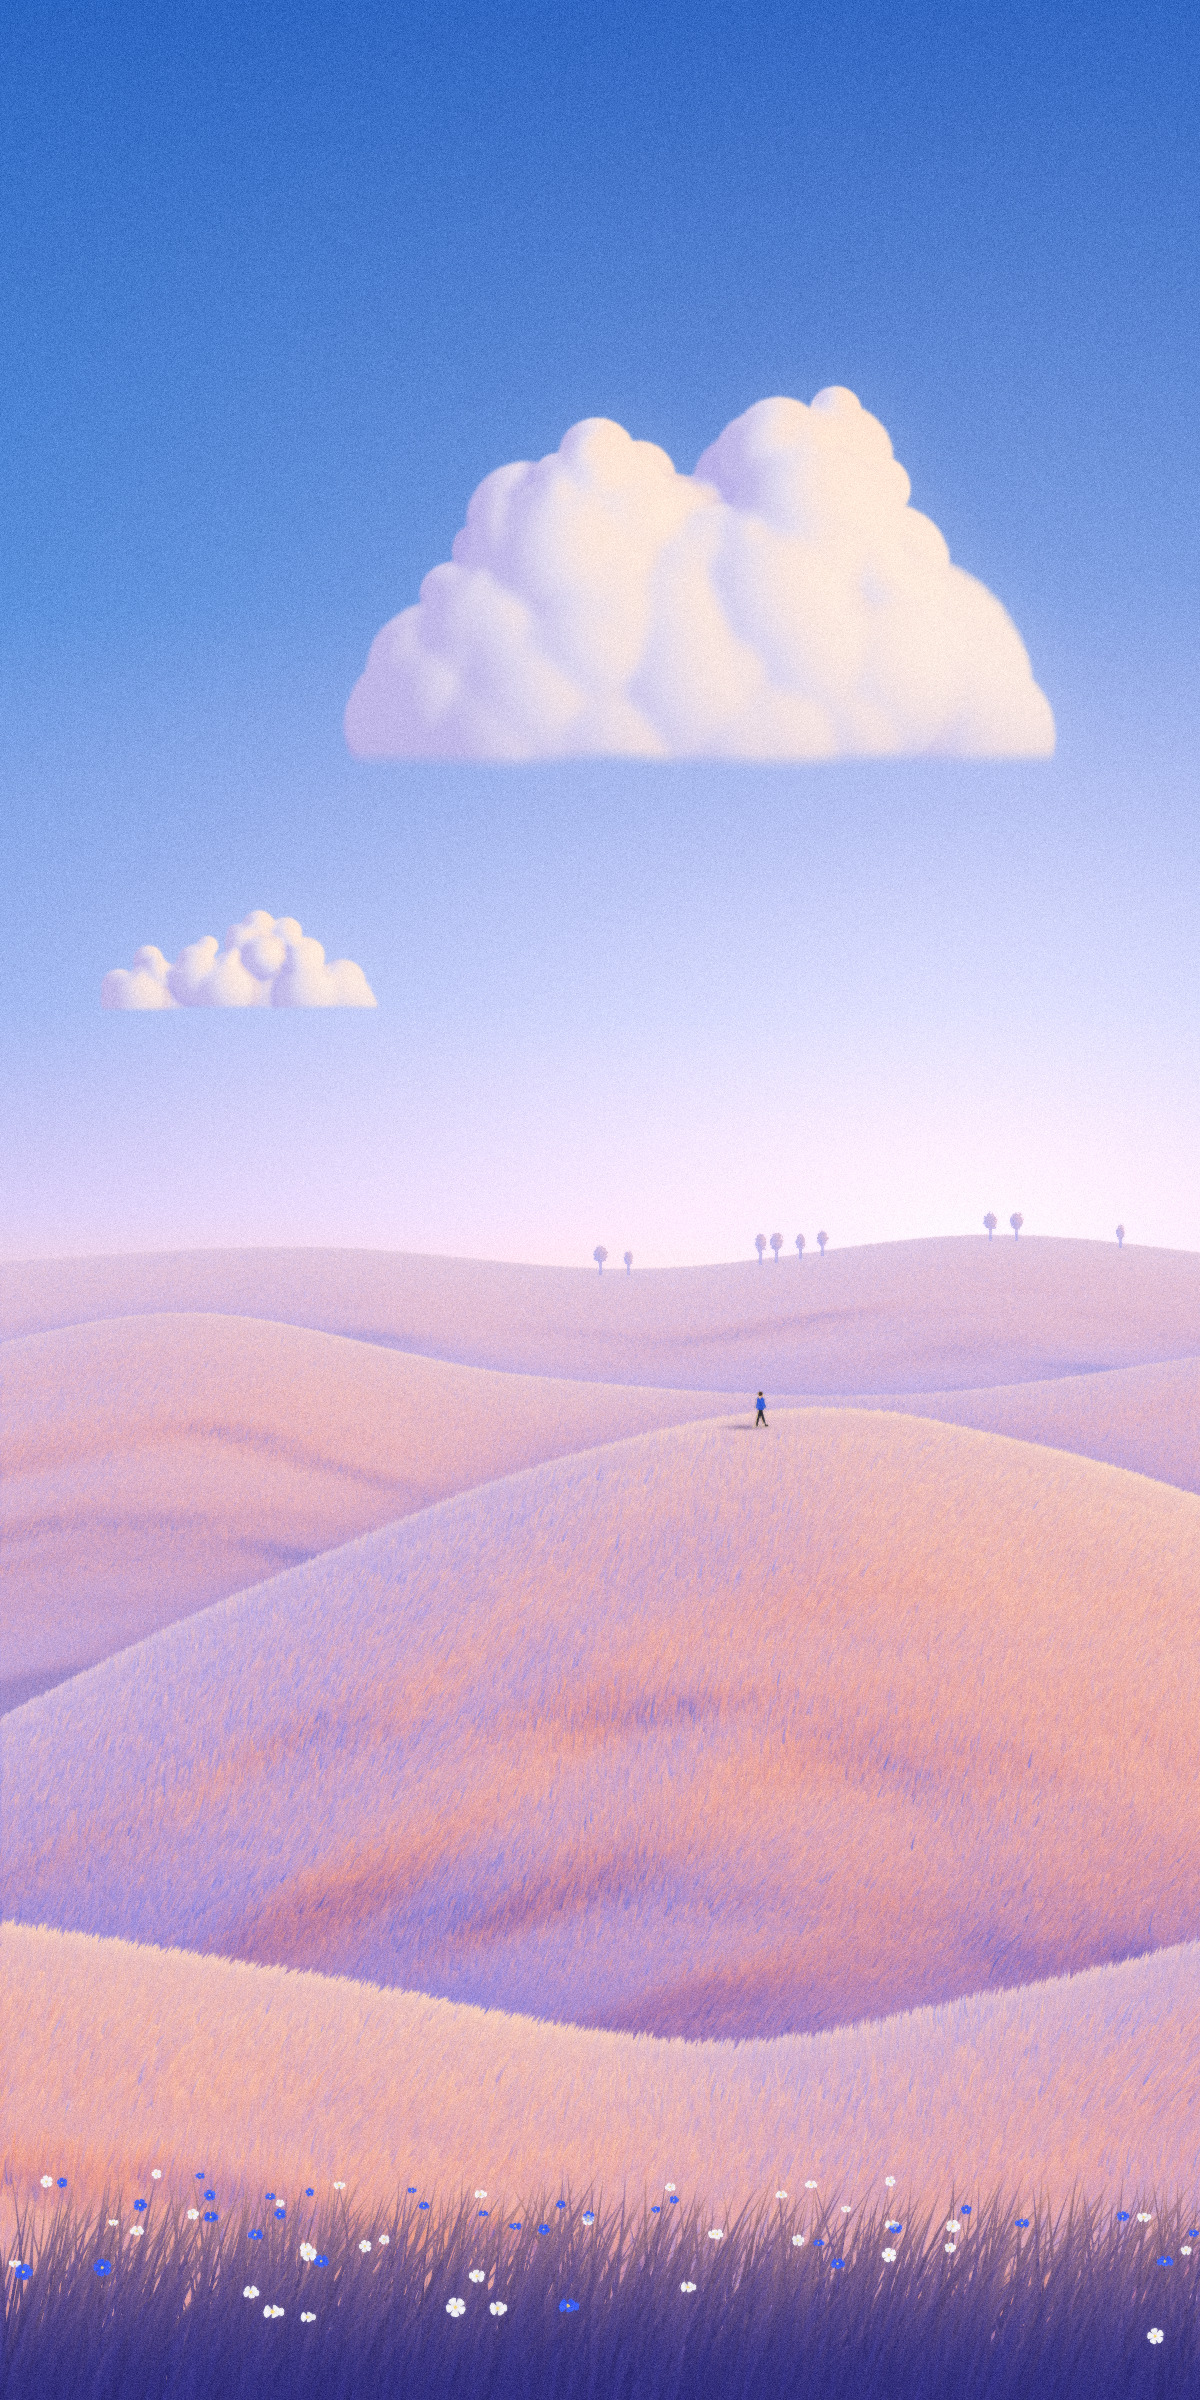

Recreate this plot in Python.
"""Example (dreamy hills): 走过草丘 · The Long Walk -- one person walking over giant furred hills, three times of day.

A tall (1:2) phone wallpaper of huge, soft, rolling hills covered in a velvety fur of fine grass strokes, each hill a
luminous colour field, a clean deep sky over half the frame, a band of tall grass and wildflowers along the bottom,
and one walker a few dozen pixels tall on a far crest.
  --preset dawn   lavender and apricot: a low sun behind the right-hand hills warms every crest it reaches and the
                  rest of the grass is lit lilac by the sky; a sculpted cumulus lit apricot on its sunward side, a
                  small one lower down, a line of little trees on the farthest ridge; white and blue flowers.
  --preset night  burnt orange under a deep blue night: the hills lit from the left by a light out of frame,
                  falling into blue shade on the other side; a milky way across the sky, a comet and a field of
                  stars; the walker carries a small lantern on the top of the tallest hill.
  --preset noon   saffron: glowing yellow swells under a pale blue noon sky with a low bank of cumulus; the walker
                  comes down a shoulder of the hill; blue cornflowers along the bottom.
--layout page (1200 x 2400, the wallpaper) or wide (1920 x 1080: the same picture laid out 16:9, for the draw-on
GIF and for video); --stages writes a snapshot after each step (the blank canvas, the sky, the clouds or the night
sky, every hill from the back -- the walker with his hill -- then the foreground in the final). No image model.
python3 dreamhills_long_walk.py [out.jpg] [--preset dawn|night|noon] [--layout page|wide] [--stages DIR]
"""
import os, sys, time
sys.path.insert(0, os.path.join(os.path.dirname(os.path.abspath(__file__)), '..', 'lib'))
import numpy as np
from dreamhills import DreamHills

# Every composition: palette and seed; sky stops, sun glow; clouds [(cx, base, w, h, seed, kwargs)] or the night sky;
# hills back to front [(ridge control points, hill kwargs)]; trees (hill index, xs, h); the walker (hill index, x,
# h, kwargs); the foreground band (top, kwargs).
DAWN_LIGHT = (0.75, 0.35, 0.5)
NOON_LIGHT = (0.35, 0.8, 0.45)
SCENES = {
    ('dawn', 'page'): dict(
        size=(1200, 2400), palette='lilac', seed=5,
        sky=dict(stops=[(0.0, '#2a66c4'), (0.25, '#4f8ddc'), (0.42, '#93b0ee'), (0.5, '#c8bff2'), (0.56, '#f4c6c0')],
                 sun_xy=(980, 1290), glow='#ffd2a8', glow_r=0.32, glow_strength=0.45),
        clouds=[(690, 760, 680, 400, 4, dict(light=DAWN_LIGHT, warm='#ffc6a0', warm_k=0.55)),
                (230, 1010, 280, 120, 9, dict(n=22, detail=16, towers=1, light=DAWN_LIGHT, warm='#ffc6a0', warm_k=0.5))],
        hills=[([(-60, 1268), (300, 1250), (640, 1272), (980, 1238), (1260, 1262)],
                dict(blade=3.5, foot=60, haze=0.5, swell_scale=(220, 30), rim=0.6)),
               ([(-60, 1360), (200, 1318), (520, 1380), (900, 1400), (1260, 1352)],
                dict(blade=5.5, foot=110, haze=0.28, swell_scale=(260, 50))),
               ([(-60, 1760), (250, 1600), (560, 1470), (820, 1420), (1050, 1460), (1260, 1530)],
                dict(blade=11, foot=300, haze=0.05, swell=0.55, swell_scale=(560, 120), rim=1.3)),
               ([(-60, 1930), (300, 1990), (700, 2060), (1000, 2010), (1260, 1940)],
                dict(blade=18, foot=260, swell=0.7, swell_scale=(420, 120)))],
        trees=(0, [600, 628, 760, 776, 800, 822, 990, 1016, 1120], 28, dict(haze=0.42)),
        walker=(2, 760, 34, dict(facing=1, grass='#e8c0b4')),
        foreground=(2190, dict(flowers=70))),
    ('night', 'page'): dict(
        size=(1200, 2400), palette='ember', seed=8, bloom=0.4,
        sky=dict(stops=[(0.0, '#040c2e'), (0.3, '#0a2160'), (0.55, '#163c86'), (0.62, '#2a5aa6')]),
        night=dict(stars=(4000, 0, 1500, (1100, 1450)), milky=((1180, 120), (80, 1380), 120, -120),
                   comet=(880, 820, -128, 380)),
        hills=[([(-60, 1420), (300, 1395), (640, 1430), (1000, 1380), (1260, 1400)],
                dict(blade=4, foot=70, haze=0.35, swell_scale=(240, 40), rim=0.6)),
               ([(-60, 1560), (260, 1470), (560, 1350), (760, 1320), (980, 1400), (1260, 1560)],
                dict(blade=10, foot=330, swell=0.35, swell_scale=(520, 120), rim=1.4)),
               ([(-60, 1820), (350, 1760), (800, 1850), (1260, 1720)],
                dict(blade=14, foot=260, swell=0.45, swell_scale=(480, 120), rim=1.2)),
               ([(-60, 2060), (400, 2010), (900, 2090), (1260, 2040)],
                dict(blade=18, foot=260, swell=0.45, swell_scale=(480, 120)))],
        walker=(1, 700, 34, dict(facing=-1, shirt='shirt_white', lamp='#ff9a30', grass='#d07a3a')),
        foreground=(2200, dict(flowers=40))),
    ('noon', 'page'): dict(
        size=(1200, 2400), palette='saffron', seed=12,
        sky=dict(stops=[(0.0, '#4f92ea'), (0.3, '#78aef4'), (0.5, '#a9cbf8'), (0.56, '#cfe0fa')]),
        clouds=[(930, 1170, 520, 260, 21, dict(light=NOON_LIGHT)),
                (1160, 1175, 300, 150, 22, dict(n=30, detail=30, towers=1, light=NOON_LIGHT)),
                (560, 1185, 260, 110, 23, dict(n=22, detail=16, towers=1, light=NOON_LIGHT))],
        hills=[([(-60, 1250), (400, 1232), (800, 1258), (1260, 1236)],
                dict(blade=3.5, foot=60, haze=0.45, swell_scale=(220, 30), rim=0.6)),
               ([(-60, 1400), (500, 1360), (900, 1300), (1260, 1330)],
                dict(blade=6, foot=110, haze=0.22, swell_scale=(300, 50))),
               ([(-60, 1240), (150, 1170), (380, 1160), (640, 1260), (950, 1420), (1260, 1500)],
                dict(blade=10, foot=320, haze=0.03, swell=0.5, swell_scale=(520, 120), rim=1.3)),
               ([(-60, 1820), (300, 1700), (700, 1600), (980, 1560), (1260, 1600)],
                dict(blade=13, foot=280, swell=0.5, swell_scale=(480, 120), rim=1.2)),
               ([(-60, 1990), (400, 2050), (800, 2000), (1260, 2060)],
                dict(blade=18, foot=260, swell=0.5, swell_scale=(480, 120)))],
        walker=(3, 900, 34, dict(facing=-1, grass='#ffc840')),
        foreground=(2150, dict(flowers=150, flower_colours=['cornflower_blue', 'cornflower_blue', 'flower_white']))),
    # ---- the same three pictures laid out 16:9 (the draw-on GIFs, video)
    ('dawn', 'wide'): dict(
        size=(1920, 1080), palette='lilac', seed=5,
        sky=dict(stops=[(0.0, '#3270c8'), (0.3, '#5f98e0'), (0.46, '#a6b6f0'), (0.55, '#d0c2f2'), (0.6, '#f4c6c0')],
                 sun_xy=(1600, 600), glow='#ffd2a8', glow_r=0.3, glow_strength=0.45),
        clouds=[(1180, 330, 600, 290, 4, dict(light=DAWN_LIGHT, warm='#ffc6a0', warm_k=0.55)),
                (420, 440, 240, 90, 9, dict(n=22, detail=16, towers=1, light=DAWN_LIGHT, warm='#ffc6a0', warm_k=0.5))],
        hills=[([(-60, 600), (500, 586), (1000, 606), (1500, 576), (1980, 596)],
                dict(blade=3.5, foot=50, haze=0.5, swell_scale=(260, 26), rim=0.6)),
               ([(-60, 660), (400, 632), (900, 676), (1450, 690), (1980, 650)],
                dict(blade=5.5, foot=90, haze=0.28, swell_scale=(300, 40))),
               ([(-60, 900), (400, 790), (800, 712), (1150, 688), (1500, 716), (1980, 800)],
                dict(blade=10, foot=220, haze=0.05, swell=0.55, swell_scale=(640, 90), rim=1.3)),
               ([(-60, 930), (500, 960), (1100, 1000), (1600, 950), (1980, 910)],
                dict(blade=15, foot=180, swell=0.7, swell_scale=(520, 90)))],
        trees=(0, [930, 958, 1180, 1196, 1222, 1246, 1520, 1548, 1720], 22, dict(haze=0.42)),
        walker=(2, 1150, 32, dict(facing=1, grass='#e8c0b4')),
        foreground=(985, dict(flowers=80))),
    ('night', 'wide'): dict(
        size=(1920, 1080), palette='ember', seed=8, bloom=0.4,
        sky=dict(stops=[(0.0, '#040c2e'), (0.3, '#0b2464'), (0.58, '#183f8a'), (0.66, '#2a5aa6')]),
        night=dict(stars=(3600, 0, 700, (520, 680)), milky=((1880, 40), (260, 680), 100, -90),
                   comet=(1420, 330, -150, 280)),
        hills=[([(-60, 660), (500, 645), (1000, 670), (1500, 640), (1980, 655)],
                dict(blade=4, foot=60, haze=0.35, swell_scale=(260, 34), rim=0.6)),
               ([(-60, 860), (350, 780), (700, 640), (930, 572), (1120, 600), (1450, 720), (1980, 800)],
                dict(blade=9, foot=240, swell=0.35, swell_scale=(600, 90), rim=1.4)),
               ([(-60, 860), (600, 820), (1200, 880), (1980, 800)],
                dict(blade=12, foot=200, swell=0.45, swell_scale=(560, 90), rim=1.2)),
               ([(-60, 970), (700, 940), (1400, 990), (1980, 950)],
                dict(blade=16, foot=180, swell=0.45, swell_scale=(560, 90)))],
        walker=(1, 900, 32, dict(facing=-1, shirt='shirt_white', lamp='#ff9a30', grass='#d07a3a')),
        foreground=(1000, dict(flowers=45))),
    ('noon', 'wide'): dict(
        size=(1920, 1080), palette='saffron', seed=12,
        sky=dict(stops=[(0.0, '#5294ea'), (0.35, '#7cb0f4'), (0.55, '#acccf8'), (0.62, '#d0e1fa')]),
        clouds=[(1380, 560, 640, 300, 21, dict(light=NOON_LIGHT)),
                (1800, 566, 360, 170, 22, dict(n=30, detail=30, towers=1, light=NOON_LIGHT)),
                (900, 572, 300, 120, 23, dict(n=22, detail=16, towers=1, light=NOON_LIGHT))],
        hills=[([(-60, 620), (600, 604), (1300, 630), (1980, 610)],
                dict(blade=3.5, foot=50, haze=0.45, swell_scale=(260, 26), rim=0.6)),
               ([(-60, 700), (800, 680), (1400, 650), (1980, 668)],
                dict(blade=5.5, foot=80, haze=0.22, swell_scale=(300, 40))),
               ([(-60, 560), (300, 500), (620, 494), (1000, 600), (1450, 720), (1980, 790)],
                dict(blade=9, foot=240, haze=0.03, swell=0.5, swell_scale=(620, 90), rim=1.3)),
               ([(-60, 900), (500, 820), (1050, 760), (1450, 742), (1980, 780)],
                dict(blade=12, foot=200, swell=0.5, swell_scale=(560, 90), rim=1.2)),
               ([(-60, 960), (600, 1000), (1300, 950), (1980, 1000)],
                dict(blade=16, foot=180, swell=0.5, swell_scale=(560, 90)))],
        walker=(3, 1400, 32, dict(facing=-1, grass='#ffc840')),
        foreground=(975, dict(flowers=170, flower_colours=['cornflower_blue', 'cornflower_blue', 'flower_white']))),
}


def scene(g, S, stage):
    g.sky(**S['sky'])
    stage('sky')
    for (cx, base, w, h, seed, kw) in S.get('clouds', []):
        g.cloud(cx, base, w, h, seed=seed, **kw)
    if 'night' in S:
        N = S['night']
        n, y0, y1, fade = N['stars']
        g.stars(n, y0, y1, fade=fade, spikes=4, bright=0.6, seed=31)
        p0, p1, wd, bend = N['milky']
        g.milky_way(p0, p1, wd, bend=bend, strength=0.26, stars=9000, seed=32)
        x, y, ang, ln = N['comet']
        g.comet(x, y, ang, ln, strength=0.6, spread=0.16, seed=33)
    stage('stars' if 'night' in S else 'clouds')
    ridges = [g.ridge(pts) for pts, _ in S['hills']]
    wi = S['walker'][0]
    for i, (r, (_, kw)) in enumerate(zip(ridges, S['hills'])):
        g.hill(r, front=ridges[i + 1:], seed=100 + i, **kw)
        if 'trees' in S and S['trees'][0] == i:
            _, xs, th, tkw = S['trees']
            g.trees(r, xs, th, seed=7, **tkw)
        if i == wi:
            _, wx, wh, wkw = S['walker']
            g.walker(wx, r.at(wx) + 2, wh, **wkw)
        stage('walker' if i == wi else f'hill{i}')
    top, fkw = S['foreground']
    g.foreground(top, seed=55, **fkw)


def main():
    a = sys.argv[1:]
    opt = lambda k, d: a[a.index(k) + 1] if k in a else d
    preset, layout = opt('--preset', 'dawn'), opt('--layout', 'page')
    stages = opt('--stages', None)
    name = 'dreamhills_long_walk' + ('' if preset == 'dawn' else '_' + preset) + ('' if layout == 'page' else '_wide')
    out = a[0] if a and not a[0].startswith('--') else name + '.jpg'
    S = SCENES[(preset, layout)]
    T0 = time.time()
    W, H = S['size']
    g = DreamHills(W, H, seed=S['seed'], palette=S['palette'], keep_stages=bool(stages), stages_dir=stages)
    g.finish(bloom=S.get('bloom', 0.3))
    g.stage('blank')
    scene(g, S, g.stage)
    g.save(out, stages_dir=stages)
    print('saved', out, f'{time.time() - T0:.1f}s')


if __name__ == '__main__':
    main()
